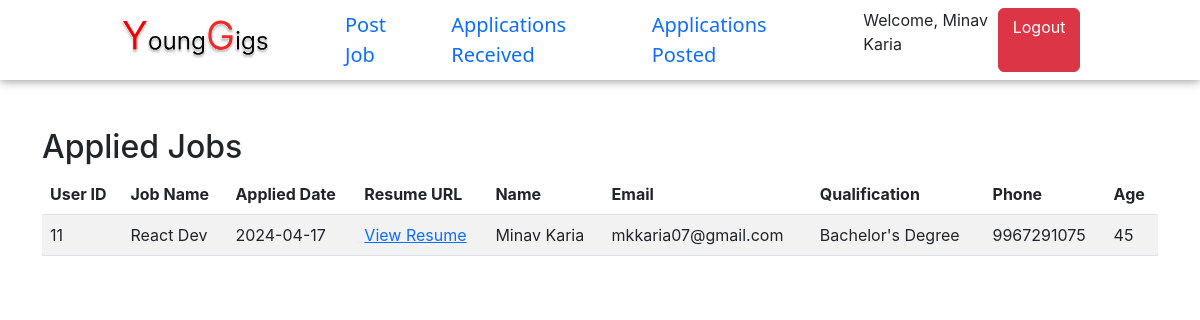
The page /applicationGot.php (signed in) on the database its author committed.
### tables this page shows
CREATE TABLE `users` (
  `user_id` int(11) NOT NULL,
  `name` varchar(100) DEFAULT NULL,
  `email` varchar(100) DEFAULT NULL,
  `password` varchar(255) DEFAULT NULL,
  `qualification` varchar(100) DEFAULT NULL,
  `phone` varchar(20) DEFAULT NULL,
  `resume` varchar(255) DEFAULT NULL,
  `age` int(11) DEFAULT NULL,
  `is_hr` varchar(25) DEFAULT 'no'
);

### applicationGot.php (the view, shortened to what this page needs)
<!DOCTYPE html>
<html lang="en">
<head>
    <link rel="stylesheet" href="https://cdn.jsdelivr.net/npm/bootstrap@5.2.3/dist/css/bootstrap.min.css">
    <link href="https://cdn.jsdelivr.net/npm/select2@4.1.0-beta.1/dist/css/select2.min.css" rel="stylesheet" />
    <link rel="stylesheet" href="style.css">
</head>
<body>
    <?php
    include 'authguard.php';
    $userID = $_SESSION['user_id'];
    $conn = new mysqli('localhost', 'root', '', 'younggigs');
    $sql= "
    SELECT users.user_id, job_id, applied_date, resumeURL, name, email, qualification, phone, age,title
    FROM applied_jobs, users, jobs
    WHERE applied_jobs.user_id = users.user_id and jobs.id=applied_jobs.job_id
    AND job_id IN (
        SELECT DISTINCT jobskills.job_id
        FROM jobskills, userjobs
        WHERE jobskills.job_id = userjobs.job_id
        AND userjobs.user_id = $userID
    );
    ";
    $result = $conn->query($sql);
    ?>
    <div class="container mt-5">
        <h2>Applied Jobs</h2>
        <table class="table table-striped">
            <thead>
                <tr>
                    <th>User ID</th>
                    <th>Job Name</th>
                    <th>Applied Date</th>
                    <th>Resume URL</th>
                    <th>Name</th>
                    <th>Email</th>
                    <th>Qualification</th>
                    <th>Phone</th>
                    <th>Age</th>
                </tr>
            </thead>
            <tbody>
                <?php
                if ($result->num_rows > 0) {
                    while ($row = $result->fetch_assoc()) {
                        echo "<tr>";
                        echo "<td>{$row['user_id']}</td>";
                        echo "<td>{$row['title']}</td>";
                        echo "<td>{$row['applied_date']}</td>";
                        echo "<td><a href='./uploads/".$row['resumeURL']."'>View Resume</a></td>";
                        echo "<td>{$row['name']}</td>";
                        echo "<td>{$row['email']}</td>";
                        echo "<td>{$row['qualification']}</td>";
                        echo "<td>{$row['phone']}</td>";
                        echo "<td>{$row['age']}</td>";
                        echo "</tr>";
                    }
                } else {
                    echo "<tr><td colspan='9'>No applied jobs found.</td></tr>";
                }
                ?>
            </tbody>
        </table>
    </div>
</body>
</html>

### style.css (style rules this page uses)
body { margin: 0; padding: 0; font-family: 'Inter', sans-serif; }

### rows shown on the page
users: user_id "11", title "React Dev", applied_date "2024-04-17", name "Minav Karia", email "mkkaria07@gmail.com", qualification "Bachelor's Degree", phone "9967291075", age "45"

### other values the page prints
$name "Minav Karia"
